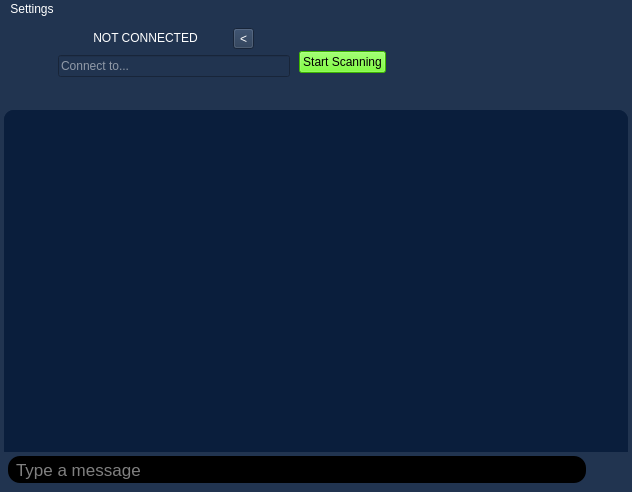
<?xml version="1.0" encoding="UTF-8"?>
<ui version="4.0">
 <class>MainWindow</class>
 <widget class="QMainWindow" name="MainWindow">
  <property name="geometry">
   <rect>
    <x>0</x>
    <y>0</y>
    <width>632</width>
    <height>492</height>
   </rect>
  </property>
  <property name="sizePolicy">
   <sizepolicy hsizetype="Minimum" vsizetype="Minimum">
    <horstretch>0</horstretch>
    <verstretch>0</verstretch>
   </sizepolicy>
  </property>
  <property name="minimumSize">
   <size>
    <width>632</width>
    <height>492</height>
   </size>
  </property>
  <property name="maximumSize">
   <size>
    <width>16777215</width>
    <height>16777215</height>
   </size>
  </property>
  <property name="windowTitle">
   <string notr="true">PRIVATEAPP</string>
  </property>
  <property name="windowIcon">
   <iconset>
    <normaloff>extra/talk.png</normaloff>extra/talk.png</iconset>
  </property>
  <property name="animated">
   <bool>false</bool>
  </property>
  <widget class="QWidget" name="centralwidget">
   <layout class="QHBoxLayout" name="horizontalLayout">
    <property name="spacing">
     <number>3</number>
    </property>
    <property name="leftMargin">
     <number>0</number>
    </property>
    <property name="topMargin">
     <number>0</number>
    </property>
    <property name="rightMargin">
     <number>0</number>
    </property>
    <property name="bottomMargin">
     <number>0</number>
    </property>
    <item>
     <widget class="QWidget" name="widget" native="true">
      <property name="minimumSize">
       <size>
        <width>300</width>
        <height>0</height>
       </size>
      </property>
      <property name="styleSheet">
       <string notr="true">* {
background-color: rgb(33, 52, 80);
}

QScrollBar::add-page, QScrollBar::sub-page {
background-color: rgb(10, 30, 60);
}

QScrollBar::handle {
background-color: black; 
border-radius: 4px; 
border: 1px solid gray;}

QScrollBar::add-line, QScrollBar::sub-line {
border:none;
background-color:none;}</string>
      </property>
      <layout class="QVBoxLayout" name="verticalLayout">
       <property name="spacing">
        <number>4</number>
       </property>
       <property name="leftMargin">
        <number>4</number>
       </property>
       <property name="topMargin">
        <number>0</number>
       </property>
       <property name="rightMargin">
        <number>4</number>
       </property>
       <property name="bottomMargin">
        <number>4</number>
       </property>
       <item>
        <widget class="QWidget" name="widget_3" native="true">
         <property name="sizePolicy">
          <sizepolicy hsizetype="Preferred" vsizetype="Fixed">
           <horstretch>0</horstretch>
           <verstretch>0</verstretch>
          </sizepolicy>
         </property>
         <layout class="QHBoxLayout" name="horizontalLayout_2">
          <property name="spacing">
           <number>0</number>
          </property>
          <property name="leftMargin">
           <number>5</number>
          </property>
          <property name="topMargin">
           <number>0</number>
          </property>
          <property name="rightMargin">
           <number>0</number>
          </property>
          <property name="bottomMargin">
           <number>0</number>
          </property>
          <item>
           <widget class="QPushButton" name="emojiBtn">
            <property name="sizePolicy">
             <sizepolicy hsizetype="Minimum" vsizetype="Fixed">
              <horstretch>0</horstretch>
              <verstretch>0</verstretch>
             </sizepolicy>
            </property>
            <property name="minimumSize">
             <size>
              <width>5</width>
              <height>0</height>
             </size>
            </property>
            <property name="cursor">
             <cursorShape>PointingHandCursor</cursorShape>
            </property>
            <property name="toolTip">
             <string notr="true">Open emojis menu</string>
            </property>
            <property name="text">
             <string/>
            </property>
            <property name="icon">
             <iconset>
              <normaloff>extra/emoji.png</normaloff>extra/emoji.png</iconset>
            </property>
            <property name="iconSize">
             <size>
              <width>20</width>
              <height>20</height>
             </size>
            </property>
            <property name="flat">
             <bool>true</bool>
            </property>
           </widget>
          </item>
          <item>
           <widget class="QWidget" name="widget_4" native="true">
            <property name="enabled">
             <bool>true</bool>
            </property>
            <property name="sizePolicy">
             <sizepolicy hsizetype="Minimum" vsizetype="Minimum">
              <horstretch>0</horstretch>
              <verstretch>0</verstretch>
             </sizepolicy>
            </property>
            <layout class="QHBoxLayout" name="horizontalLayout_3">
             <property name="spacing">
              <number>0</number>
             </property>
             <property name="leftMargin">
              <number>0</number>
             </property>
             <property name="topMargin">
              <number>0</number>
             </property>
             <property name="rightMargin">
              <number>0</number>
             </property>
             <property name="bottomMargin">
              <number>0</number>
             </property>
            </layout>
           </widget>
          </item>
          <item>
           <widget class="QWidget" name="widget_2" native="true">
            <property name="sizePolicy">
             <sizepolicy hsizetype="MinimumExpanding" vsizetype="Minimum">
              <horstretch>0</horstretch>
              <verstretch>0</verstretch>
             </sizepolicy>
            </property>
            <property name="minimumSize">
             <size>
              <width>250</width>
              <height>0</height>
             </size>
            </property>
            <property name="styleSheet">
             <string notr="true"/>
            </property>
            <layout class="QVBoxLayout" name="verticalLayout_2">
             <item>
              <widget class="QWidget" name="widget_6" native="true">
               <layout class="QHBoxLayout" name="horizontalLayout_5">
                <property name="spacing">
                 <number>0</number>
                </property>
                <property name="leftMargin">
                 <number>0</number>
                </property>
                <property name="topMargin">
                 <number>0</number>
                </property>
                <property name="rightMargin">
                 <number>0</number>
                </property>
                <property name="bottomMargin">
                 <number>0</number>
                </property>
                <item>
                 <widget class="QLabel" name="connLabel">
                  <property name="sizePolicy">
                   <sizepolicy hsizetype="Fixed" vsizetype="Minimum">
                    <horstretch>0</horstretch>
                    <verstretch>0</verstretch>
                   </sizepolicy>
                  </property>
                  <property name="toolTip">
                   <string notr="true">Connection Status</string>
                  </property>
                  <property name="styleSheet">
                   <string notr="true">* {
color: rgb(255, 255, 255);
}

QToolTip {
color:black;
}</string>
                  </property>
                  <property name="text">
                   <string notr="true">NOT CONNECTED</string>
                  </property>
                  <property name="alignment">
                   <set>Qt::AlignCenter</set>
                  </property>
                  <property name="wordWrap">
                   <bool>true</bool>
                  </property>
                  <property name="textInteractionFlags">
                   <set>Qt::LinksAccessibleByMouse|Qt::TextSelectableByKeyboard|Qt::TextSelectableByMouse</set>
                  </property>
                 </widget>
                </item>
                <item>
                 <widget class="QToolButton" name="ipToggleBtn">
                  <property name="cursor">
                   <cursorShape>PointingHandCursor</cursorShape>
                  </property>
                  <property name="toolTip">
                   <string notr="true">Hide/Show</string>
                  </property>
                  <property name="styleSheet">
                   <string notr="true">* {
color: white;
}

QToolTip {
color: black;
}
</string>
                  </property>
                  <property name="text">
                   <string notr="true">&lt;</string>
                  </property>
                 </widget>
                </item>
               </layout>
              </widget>
             </item>
             <item>
              <widget class="QLineEdit" name="ipInput">
               <property name="enabled">
                <bool>true</bool>
               </property>
               <property name="toolTip">
                <string notr="true">Connect to chosen ip</string>
               </property>
               <property name="styleSheet">
                <string notr="true">* {
color: rgb(255, 255, 255);
}

QToolTip {
color: black;
}
</string>
               </property>
               <property name="text">
                <string notr="true"/>
               </property>
               <property name="dragEnabled">
                <bool>true</bool>
               </property>
               <property name="placeholderText">
                <string notr="true">Connect to...</string>
               </property>
              </widget>
             </item>
             <item>
              <widget class="QLabel" name="connNumLabel">
               <property name="styleSheet">
                <string notr="true">color: rgb(255, 255, 255);</string>
               </property>
               <property name="text">
                <string notr="true"/>
               </property>
               <property name="alignment">
                <set>Qt::AlignCenter</set>
               </property>
              </widget>
             </item>
            </layout>
           </widget>
          </item>
          <item>
           <widget class="QPushButton" name="scanBtn">
            <property name="cursor">
             <cursorShape>PointingHandCursor</cursorShape>
            </property>
            <property name="toolTip">
             <string notr="true">&lt;html&gt;&lt;head/&gt;&lt;body&gt;&lt;p&gt;Scan for servers you connected before and servers on your local network&lt;/p&gt;&lt;/body&gt;&lt;/html&gt;</string>
            </property>
            <property name="styleSheet">
             <string notr="true">background-color: rgb(85, 255, 0);</string>
            </property>
            <property name="text">
             <string notr="true">Start Scanning</string>
            </property>
           </widget>
          </item>
          <item>
           <widget class="QLabel" name="typingLabel">
            <property name="styleSheet">
             <string notr="true">color: rgb(0, 255, 0);</string>
            </property>
            <property name="text">
             <string notr="true"/>
            </property>
            <property name="alignment">
             <set>Qt::AlignCenter</set>
            </property>
           </widget>
          </item>
          <item>
           <widget class="QPushButton" name="usernameBtn">
            <property name="sizePolicy">
             <sizepolicy hsizetype="Expanding" vsizetype="Expanding">
              <horstretch>0</horstretch>
              <verstretch>0</verstretch>
             </sizepolicy>
            </property>
            <property name="cursor">
             <cursorShape>PointingHandCursor</cursorShape>
            </property>
            <property name="styleSheet">
             <string notr="true">color: rgb(255, 255, 255);</string>
            </property>
            <property name="text">
             <string notr="true"/>
            </property>
            <property name="flat">
             <bool>true</bool>
            </property>
           </widget>
          </item>
          <item>
           <widget class="QLabel" name="usernameLabel">
            <property name="sizePolicy">
             <sizepolicy hsizetype="Expanding" vsizetype="Preferred">
              <horstretch>0</horstretch>
              <verstretch>0</verstretch>
             </sizepolicy>
            </property>
            <property name="styleSheet">
             <string notr="true">color: rgb(255, 255, 255);</string>
            </property>
            <property name="text">
             <string notr="true"/>
            </property>
            <property name="alignment">
             <set>Qt::AlignCenter</set>
            </property>
           </widget>
          </item>
         </layout>
        </widget>
       </item>
       <item>
        <widget class="QScrollArea" name="scrollArea">
         <property name="sizePolicy">
          <sizepolicy hsizetype="MinimumExpanding" vsizetype="Expanding">
           <horstretch>0</horstretch>
           <verstretch>0</verstretch>
          </sizepolicy>
         </property>
         <property name="minimumSize">
          <size>
           <width>300</width>
           <height>350</height>
          </size>
         </property>
         <property name="styleSheet">
          <string notr="true">background-color: rgb(10, 30, 60);
border-radius: 10px;</string>
         </property>
         <property name="frameShadow">
          <enum>QFrame::Raised</enum>
         </property>
         <property name="widgetResizable">
          <bool>true</bool>
         </property>
         <property name="alignment">
          <set>Qt::AlignCenter</set>
         </property>
         <widget class="QWidget" name="scrollAreaWidgetContents">
          <property name="geometry">
           <rect>
            <x>0</x>
            <y>0</y>
            <width>624</width>
            <height>350</height>
           </rect>
          </property>
          <layout class="QVBoxLayout" name="verticalLayout_3"/>
         </widget>
        </widget>
       </item>
       <item>
        <widget class="QWidget" name="widget_5" native="true">
         <property name="sizePolicy">
          <sizepolicy hsizetype="Preferred" vsizetype="Fixed">
           <horstretch>0</horstretch>
           <verstretch>0</verstretch>
          </sizepolicy>
         </property>
         <property name="minimumSize">
          <size>
           <width>0</width>
           <height>36</height>
          </size>
         </property>
         <layout class="QHBoxLayout" name="horizontalLayout_4">
          <property name="spacing">
           <number>4</number>
          </property>
          <property name="leftMargin">
           <number>4</number>
          </property>
          <property name="topMargin">
           <number>0</number>
          </property>
          <property name="rightMargin">
           <number>4</number>
          </property>
          <property name="bottomMargin">
           <number>0</number>
          </property>
          <item>
           <widget class="QLineEdit" name="msgInput">
            <property name="minimumSize">
             <size>
              <width>0</width>
              <height>27</height>
             </size>
            </property>
            <property name="font">
             <font>
              <family>MS Sans Serif</family>
              <pointsize>13</pointsize>
             </font>
            </property>
            <property name="toolTip">
             <string notr="true">Type and send messages</string>
            </property>
            <property name="styleSheet">
             <string notr="true">*{
background-color: rgb(0, 0, 0);
color: rgb(255, 255, 255);
border-radius: 12px;
padding-left: 6px;
}

QToolTip {
background-color:white;
color: black;
border: 1px solid black;
}</string>
            </property>
            <property name="text">
             <string notr="true"/>
            </property>
            <property name="dragEnabled">
             <bool>true</bool>
            </property>
            <property name="placeholderText">
             <string notr="true">Type a message</string>
            </property>
           </widget>
          </item>
          <item>
           <widget class="QPushButton" name="msgBtn">
            <property name="enabled">
             <bool>false</bool>
            </property>
            <property name="cursor">
             <cursorShape>PointingHandCursor</cursorShape>
            </property>
            <property name="toolTip">
             <string notr="true">Send message</string>
            </property>
            <property name="styleSheet">
             <string notr="true">padding: 0px;</string>
            </property>
            <property name="text">
             <string notr="true"/>
            </property>
            <property name="icon">
             <iconset>
              <normaloff>extra/send.png</normaloff>extra/send.png</iconset>
            </property>
            <property name="iconSize">
             <size>
              <width>30</width>
              <height>30</height>
             </size>
            </property>
            <property name="shortcut">
             <string notr="true">Return</string>
            </property>
            <property name="flat">
             <bool>true</bool>
            </property>
           </widget>
          </item>
         </layout>
        </widget>
       </item>
      </layout>
     </widget>
    </item>
   </layout>
  </widget>
  <widget class="QMenuBar" name="menuBar">
   <property name="geometry">
    <rect>
     <x>0</x>
     <y>0</y>
     <width>632</width>
     <height>21</height>
    </rect>
   </property>
   <property name="styleSheet">
    <string notr="true">* {
background-color: rgb(33, 52, 80);
color:white;
}
QToolTip {
color:black;
}

QMenuBar::item::selected {
background-color: rgb(73, 92, 120);
}


QMenu::item::selected {
background-color: rgb(73, 92, 120);
}
</string>
   </property>
   <property name="nativeMenuBar">
    <bool>false</bool>
   </property>
   <widget class="QMenu" name="menuSettings">
    <property name="toolTip">
     <string notr="true">Setting of application</string>
    </property>
    <property name="title">
     <string>Settings</string>
    </property>
    <property name="toolTipsVisible">
     <bool>true</bool>
    </property>
    <widget class="QMenu" name="menuFontSize">
     <property name="title">
      <string notr="true">Message size</string>
     </property>
     <addaction name="sizeLarge"/>
     <addaction name="sizeNormal"/>
     <addaction name="sizeSmall"/>
    </widget>
    <addaction name="scanOnStartBtn"/>
    <addaction name="toggleNotificationsBtn"/>
    <addaction name="resetIpsBtn"/>
    <addaction name="separator"/>
    <addaction name="menuFontSize"/>
    <addaction name="bgColorBtn"/>
    <addaction name="defaultBgBtn"/>
    <addaction name="separator"/>
    <addaction name="startServerBtn"/>
    <addaction name="separator"/>
    <addaction name="exitBtn"/>
   </widget>
   <addaction name="menuSettings"/>
  </widget>
  <action name="scanOnStartBtn">
   <property name="text">
    <string notr="true">Scan for servers on start</string>
   </property>
   <property name="iconText">
    <string notr="true">Scan for networks on start</string>
   </property>
   <property name="toolTip">
    <string notr="true">&lt;html&gt;&lt;head/&gt;&lt;body&gt;&lt;p&gt;Enable/Disable scanning for servers you connected before/on your local network on start of application&lt;/p&gt;&lt;/body&gt;&lt;/html&gt;</string>
   </property>
  </action>
  <action name="toggleNotificationsBtn">
   <property name="text">
    <string notr="true">Disable notifications</string>
   </property>
   <property name="iconText">
    <string notr="true">Disable notifications</string>
   </property>
   <property name="toolTip">
    <string notr="true">&lt;html&gt;&lt;head/&gt;&lt;body&gt;&lt;p&gt;Disable/Enable notifications&lt;/p&gt;&lt;/body&gt;&lt;/html&gt;</string>
   </property>
  </action>
  <action name="sizeLarge">
   <property name="text">
    <string notr="true">Large</string>
   </property>
   <property name="iconText">
    <string notr="true">Large</string>
   </property>
   <property name="toolTip">
    <string notr="true">Large</string>
   </property>
  </action>
  <action name="sizeNormal">
   <property name="text">
    <string notr="true">Normal</string>
   </property>
   <property name="iconText">
    <string notr="true">Normal</string>
   </property>
   <property name="toolTip">
    <string notr="true">Normal</string>
   </property>
  </action>
  <action name="sizeSmall">
   <property name="text">
    <string notr="true">Small</string>
   </property>
   <property name="iconText">
    <string notr="true">Small</string>
   </property>
   <property name="toolTip">
    <string notr="true">Small</string>
   </property>
  </action>
  <action name="bgColorBtn">
   <property name="text">
    <string notr="true">Background color</string>
   </property>
   <property name="iconText">
    <string notr="true">Background color</string>
   </property>
   <property name="toolTip">
    <string notr="true">&lt;html&gt;&lt;head/&gt;&lt;body&gt;&lt;p&gt;Change the background color of the chat&lt;/p&gt;&lt;/body&gt;&lt;/html&gt;</string>
   </property>
  </action>
  <action name="defaultBgBtn">
   <property name="text">
    <string notr="true">Default background</string>
   </property>
   <property name="iconText">
    <string notr="true">Default background</string>
   </property>
   <property name="toolTip">
    <string notr="true">&lt;html&gt;&lt;head/&gt;&lt;body&gt;&lt;p&gt;Change chat´s background to default&lt;/p&gt;&lt;/body&gt;&lt;/html&gt;</string>
   </property>
  </action>
  <action name="startServerBtn">
   <property name="text">
    <string notr="true">Create a server</string>
   </property>
   <property name="toolTip">
    <string notr="true">&lt;html&gt;&lt;head/&gt;&lt;body&gt;&lt;p&gt;Create a new server so people connect to your server&lt;/p&gt;&lt;/body&gt;&lt;/html&gt;</string>
   </property>
  </action>
  <action name="exitBtn">
   <property name="text">
    <string notr="true">Exit</string>
   </property>
   <property name="toolTip">
    <string notr="true">&lt;html&gt;&lt;head/&gt;&lt;body&gt;&lt;p&gt;Closes program&lt;/p&gt;&lt;/body&gt;&lt;/html&gt;</string>
   </property>
  </action>
  <action name="resetIpsBtn">
   <property name="text">
    <string notr="true">Reset ip suggestions</string>
   </property>
   <property name="iconText">
    <string notr="true">Reset ip suggestions</string>
   </property>
   <property name="toolTip">
    <string notr="true">&lt;html&gt;&lt;head/&gt;&lt;body&gt;&lt;p&gt;Reset all your the list of ips you have conneted before, so they do not appear on suggestions&lt;/p&gt;&lt;/body&gt;&lt;/html&gt;</string>
   </property>
  </action>
 </widget>
 <resources/>
 <connections>
  <connection>
   <sender>ipInput</sender>
   <signal>returnPressed()</signal>
   <receiver>msgInput</receiver>
   <slot>setFocus()</slot>
   <hints>
    <hint type="sourcelabel">
     <x>84</x>
     <y>46</y>
    </hint>
    <hint type="destinationlabel">
     <x>124</x>
     <y>468</y>
    </hint>
   </hints>
  </connection>
 </connections>
</ui>
